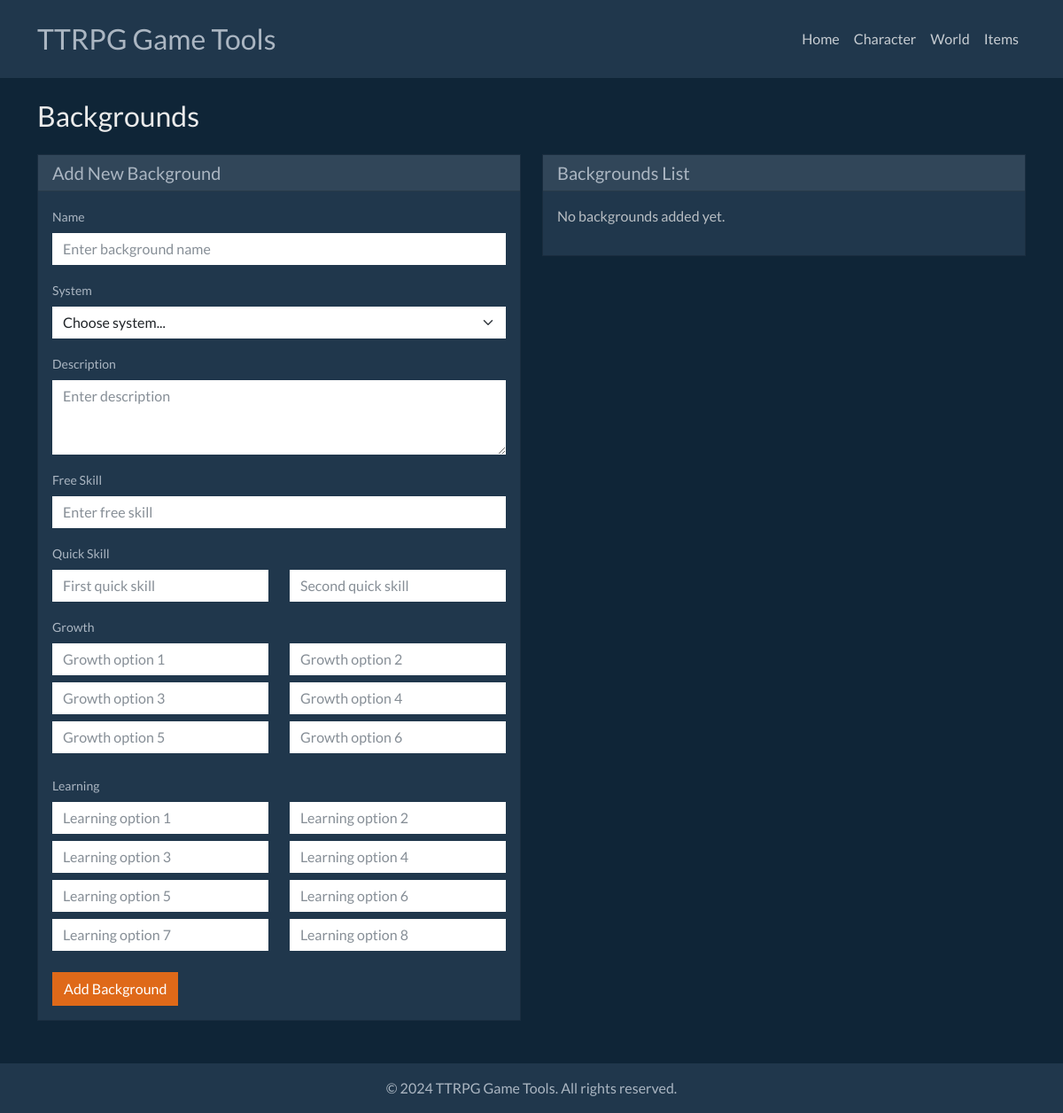
The page /backgrounds on the database as committed earlier.
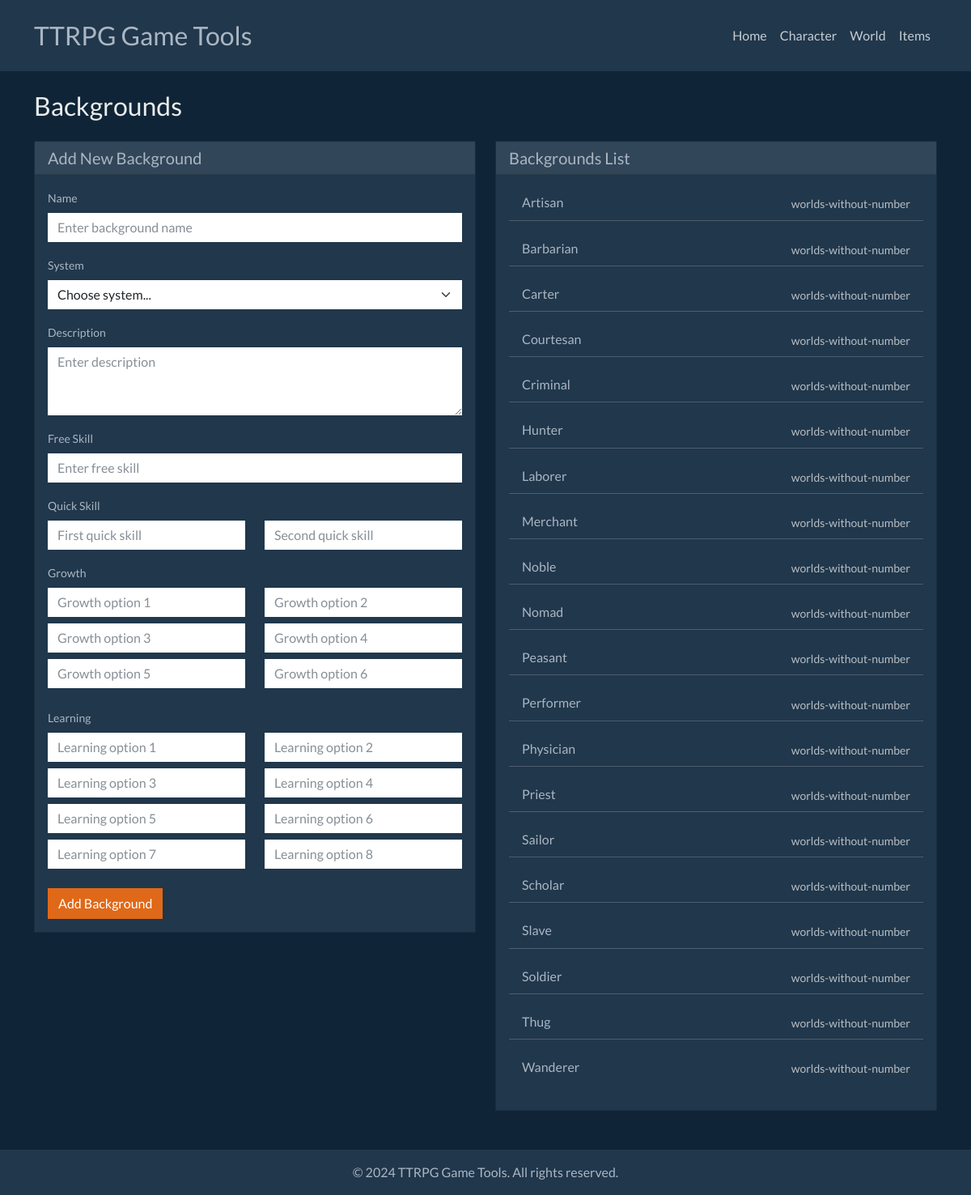
The same page on the database as committed later.
### tables this page shows
CREATE TABLE backgrounds (
            id TEXT PRIMARY KEY,
            system TEXT NOT NULL,
            name TEXT NOT NULL,
            description TEXT NOT NULL,
            free_skill TEXT NOT NULL,
            quick_skill_1 TEXT NOT NULL,
            quick_skill_2 TEXT NOT NULL,
            growth_1 TEXT NOT NULL,
            growth_2 TEXT NOT NULL,
            growth_3 TEXT NOT NULL,
            growth_4 TEXT NOT NULL,
            growth_5 TEXT NOT NULL,
            growth_6 TEXT NOT NULL,
            learning_1 TEXT NOT NULL,
            learning_2 TEXT NOT NULL,
            learning_3 TEXT NOT NULL,
            learning_4 TEXT NOT NULL,
            learning_5 TEXT NOT NULL,
            learning_6 TEXT NOT NULL,
            learning_7 TEXT NOT NULL,
            learning_8 TEXT NOT NULL,
            created_at TIMESTAMP DEFAULT CURRENT_TIMESTAMP
        );

### main.py (the view)
@app.get("/backgrounds")
async def backgrounds(request: Request):
    backgrounds_list = get_all_backgrounds()
    return templates.TemplateResponse("backgrounds.html", {"request": request, "backgrounds": backgrounds_list})

### templates/backgrounds.html (shortened to what this page needs)
{% extends "base.html" %}
{% block content %}
<div class="row">
    <div class="col-12">
        <h2 class="mb-4">Backgrounds</h2>
    </div>
</div>
<div class="row">
    <div class="col-md-6">
        <div class="card bg-dark text-light">
            <div class="card-header">
                <h5 class="card-title mb-0">Add New Background</h5>
            </div>
            <div class="card-body">
                <form method="POST" action="/backgrounds">
                    <div class="mb-3">
                        <label for="name" class="form-label">Name</label>
                        <input type="text" class="form-control" id="name" name="name" placeholder="Enter background name" required>
                    </div>
                    <div class="mb-3">
                        <label for="system" class="form-label">System</label>
                        <select class="form-select" id="system" name="system" required>
                            <option value="">Choose system...</option>
                        </select>
                    </div>
                    <div class="mb-3">
                        <label for="description" class="form-label">Description</label>
                        <textarea class="form-control" id="description" name="description" rows="3" placeholder="Enter description" required></textarea>
                    </div>
                    <div class="mb-3">
                        <label for="freeSkill" class="form-label">Free Skill</label>
                        <input type="text" class="form-control" id="freeSkill" name="free_skill" placeholder="Enter free skill" required>
                    </div>
                    <div class="mb-3">
                        <label class="form-label">Quick Skill</label>
                        <div class="row">
                            <div class="col-md-6">
                                <input type="text" class="form-control" name="quick_skill_1" placeholder="First quick skill" required>
                            </div>
                            <div class="col-md-6">
                                <input type="text" class="form-control" name="quick_skill_2" placeholder="Second quick skill" required>
                            </div>
                        </div>
                    </div>
                    <div class="mb-3">
                        <label class="form-label">Growth</label>
                        <div class="row">
                            <div class="col-md-6 mb-2">
                                <input type="text" class="form-control" name="growth_1" placeholder="Growth option 1" required>
                            </div>
                            <div class="col-md-6 mb-2">
                                <input type="text" class="form-control" name="growth_2" placeholder="Growth option 2" required>
                            </div>
                            <div class="col-md-6 mb-2">
                                <input type="text" class="form-control" name="growth_3" placeholder="Growth option 3" required>
                            </div>
                            <div class="col-md-6 mb-2">
                                <input type="text" class="form-control" name="growth_4" placeholder="Growth option 4" required>
                            </div>
                            <div class="col-md-6 mb-2">
                                <input type="text" class="form-control" name="growth_5" placeholder="Growth option 5" required>
                            </div>
                            <div class="col-md-6 mb-2">
                                <input type="text" class="form-control" name="growth_6" placeholder="Growth option 6" required>
                            </div>
                        </div>
                    </div>
                    <div class="mb-3">
                        <label class="form-label">Learning</label>
                        <div class="row">
                            <div class="col-md-6 mb-2">
                                <input type="text" class="form-control" name="learning_1" placeholder="Learning option 1" required>
                            </div>
                            <div class="col-md-6 mb-2">
                                <input type="text" class="form-control" name="learning_2" placeholder="Learning option 2" required>
                            </div>
                            <div class="col-md-6 mb-2">
                                <input type="text" class="form-control" name="learning_3" placeholder="Learning option 3" required>
                            </div>
                            <div class="col-md-6 mb-2">
                                <input type="text" class="form-control" name="learning_4" placeholder="Learning option 4" required>
                            </div>
                            <div class="col-md-6 mb-2">
                                <input type="text" class="form-control" name="learning_5" placeholder="Learning option 5" required>
                            </div>
                            <div class="col-md-6 mb-2">
                                <input type="text" class="form-control" name="learning_6" placeholder="Learning option 6" required>
                            </div>
                            <div class="col-md-6 mb-2">
                                <input type="text" class="form-control" name="learning_7" placeholder="Learning option 7" required>
                            </div>
                            <div class="col-md-6 mb-2">
                                <input type="text" class="form-control" name="learning_8" placeholder="Learning option 8" required>
                            </div>
                        </div>
                    </div>
                    <button type="submit" class="btn btn-primary">Add Background</button>
                </form>
            </div>
        </div>
    </div>
    <div class="col-md-6">
        <div class="card bg-dark text-light">
            <div class="card-header">
                <h5 class="card-title mb-0">Backgrounds List</h5>
            </div>
            <div class="card-body">
                {% if backgrounds %}
                    <div class="list-group list-group-flush">
                        {% for background in backgrounds %}
                        <div class="list-group-item bg-dark text-light border-secondary mb-3 d-flex w-100 justify-content-between align-items-center">
                            <h6 class="mb-1">
                              <span data-bs-toggle="tooltip" data-bs-placement="top" data-bs-custom-class="wide-tooltip" title="Description: {{ background.description|e }}&#10;Free Skill: {{ background.free_skill|e }}&#10;Quick Skills: {{ background.quick_skills|join(', ')|e }}&#10;Growth: {{ background.growth|join(', ')|e }}&#10;Learning: {{ background.learning|join(', ')|e }}">
                                {{ background.name }}
                              </span>
                            </h6>
                            <small class="text-muted ms-2">{{ background.system }}</small>
                        </div>
                        {% endfor %}
                    </div>
                {% else %}
                    <p class="text-muted">No backgrounds added yet.</p>
                {% endif %}
            </div>
        </div>
    </div>
</div>
{% endblock %}

### templates/base.html (shortened to what this page needs)
<!DOCTYPE html>
<html lang="en">
<head>
    <link rel="stylesheet" href="{{ url_for('static', path='/css/bootstrap-superhero.min.css') }}">
    <link rel="stylesheet" href="{{ url_for('static', path='/css/custom.css') }}">
</head>
<body>
    <header class="bg-dark text-light py-3">
        <div class="container">
            <div class="row align-items-center">
                <div class="col-md-6">
                    <h1 class="h2 mb-0">TTRPG Game Tools</h1>
                </div>
                <div class="col-md-6">
                    <nav class="navbar navbar-expand-lg navbar-dark">
                        <div class="collapse navbar-collapse" id="navbarNav">
                            <ul class="navbar-nav ms-auto">
                                <li class="nav-item">
                                    <a class="nav-link {% if request.url.path == '/' %}active{% endif %}" href="/">Home</a>
                                </li>
                                <li class="nav-item">
                                    <a class="nav-link {% if request.url.path == '/character' %}active{% endif %}" href="/character">Character</a>
                                </li>
                                <li class="nav-item">
                                    <a class="nav-link {% if request.url.path == '/world' %}active{% endif %}" href="/world">World</a>
                                </li>
                                <li class="nav-item">
                                    <a class="nav-link {% if request.url.path == '/items' %}active{% endif %}" href="/items">Items</a>
                                </li>
                            </ul>
                        </div>
                    </nav>
                </div>
            </div>
        </div>
    </header>
    <main class="container mt-4">
        {% block content %}{% endblock %}
    </main>
    <footer class="bg-dark text-light py-3 mt-5">
        <div class="container">
            <div class="row">
                <div class="col-12 text-center">
                    <p class="mb-0">&copy; 2024 TTRPG Game Tools. All rights reserved.</p>
                </div>
            </div>
        </div>
    </footer>
</body>
</html>

Rows that differ between the two databases and show on the page:
added backgrounds: name "Artisan", system "worlds-without-number"
added backgrounds: name "Barbarian", system "worlds-without-number"
added backgrounds: name "Carter", system "worlds-without-number"
added backgrounds: name "Courtesan", system "worlds-without-number"
added backgrounds: name "Criminal", system "worlds-without-number"
added backgrounds: name "Hunter", system "worlds-without-number"
added backgrounds: name "Laborer", system "worlds-without-number"
added backgrounds: name "Merchant", system "worlds-without-number"
added backgrounds: name "Noble", system "worlds-without-number"
added backgrounds: name "Nomad", system "worlds-without-number"
added backgrounds: name "Peasant", system "worlds-without-number"
added backgrounds: name "Performer", system "worlds-without-number"
added backgrounds: name "Physician", system "worlds-without-number"
added backgrounds: name "Priest", system "worlds-without-number"
added backgrounds: name "Sailor", system "worlds-without-number"
added backgrounds: name "Scholar", system "worlds-without-number"
added backgrounds: name "Slave", system "worlds-without-number"
added backgrounds: name "Soldier", system "worlds-without-number"
added backgrounds: name "Thug", system "worlds-without-number"
added backgrounds: name "Wanderer", system "worlds-without-number"
Other text that changed with them:
text no longer shown: "No backgrounds added yet."
